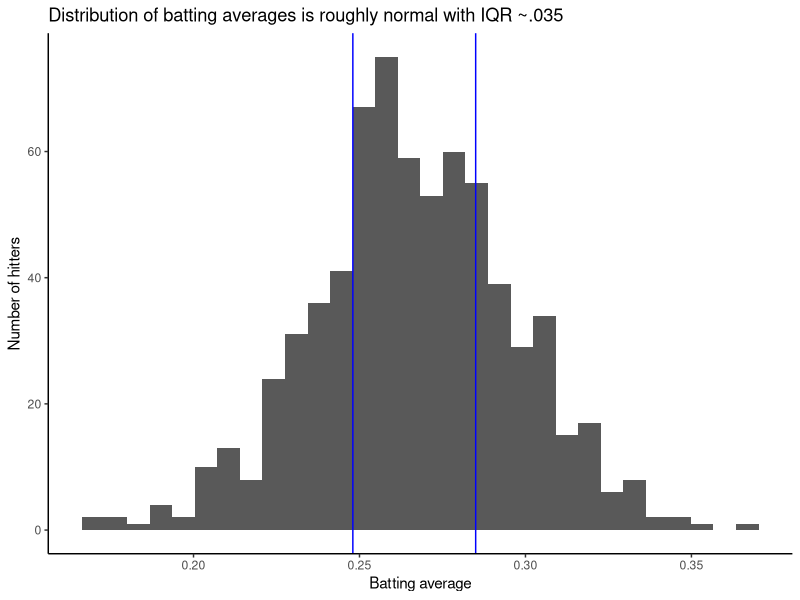
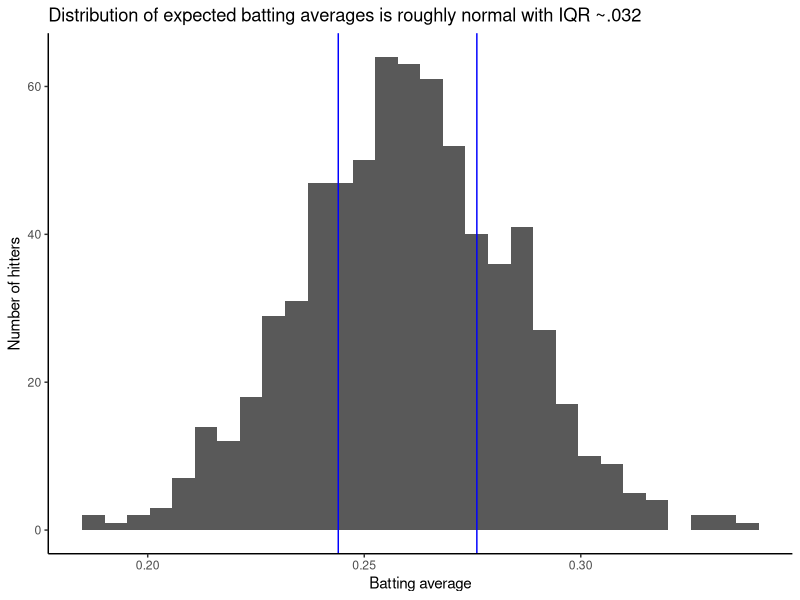
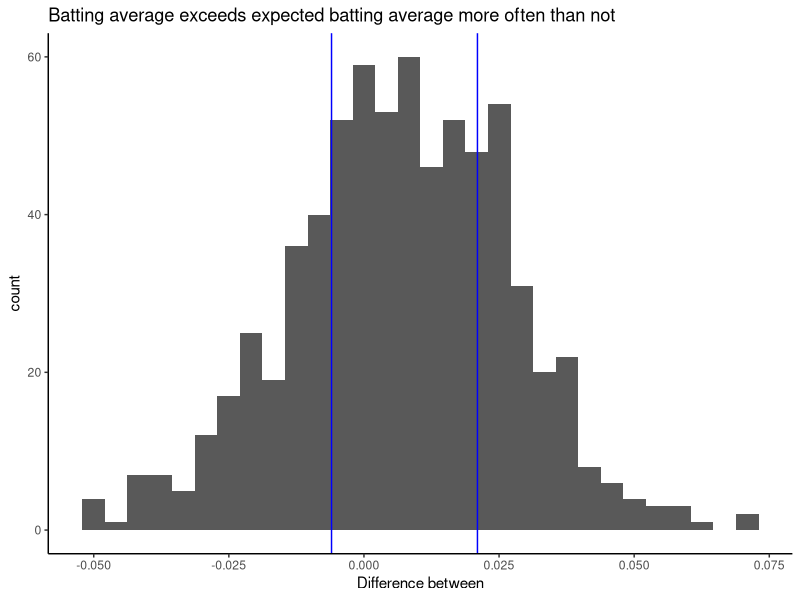
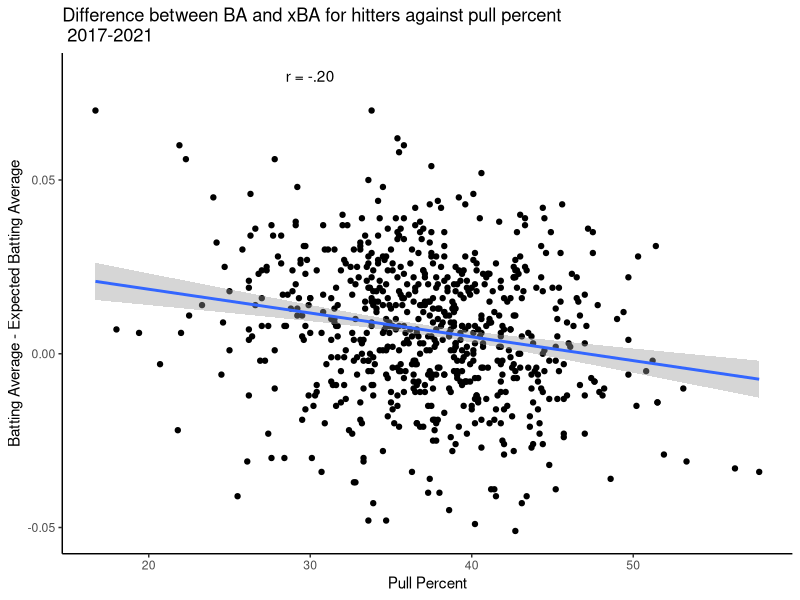
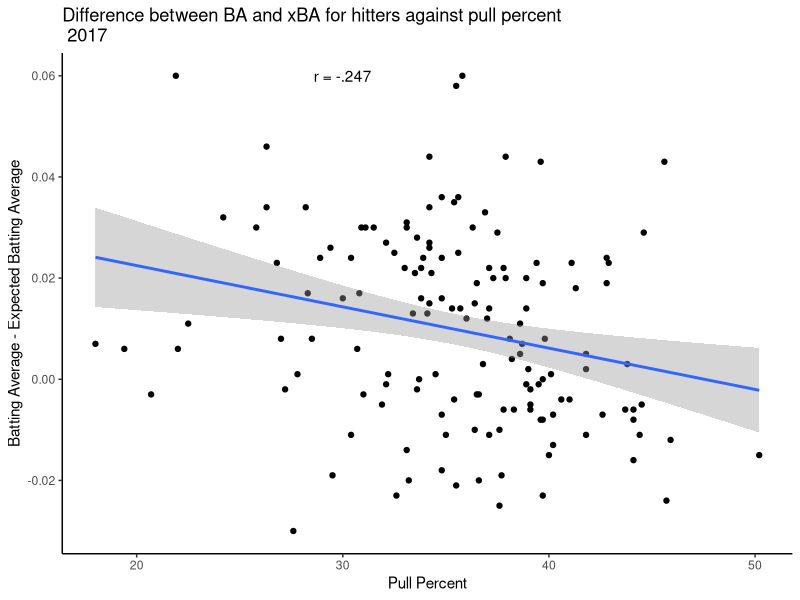
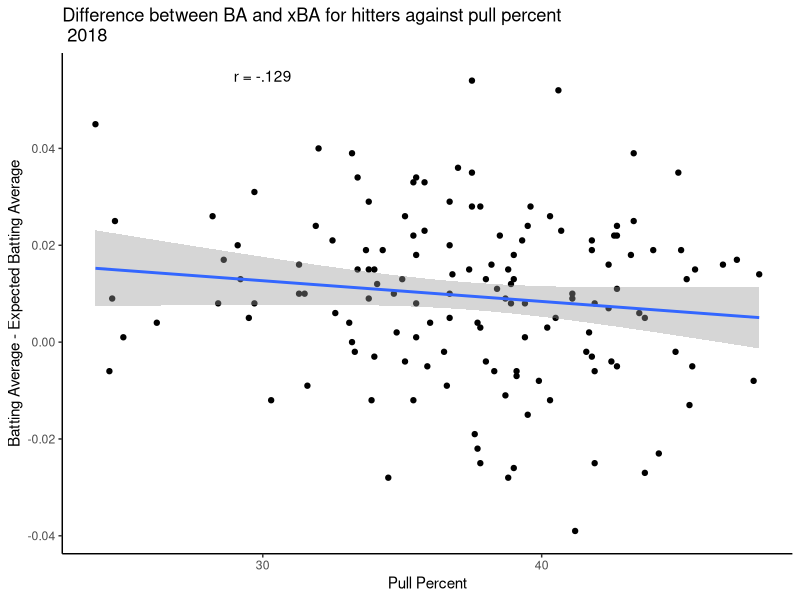
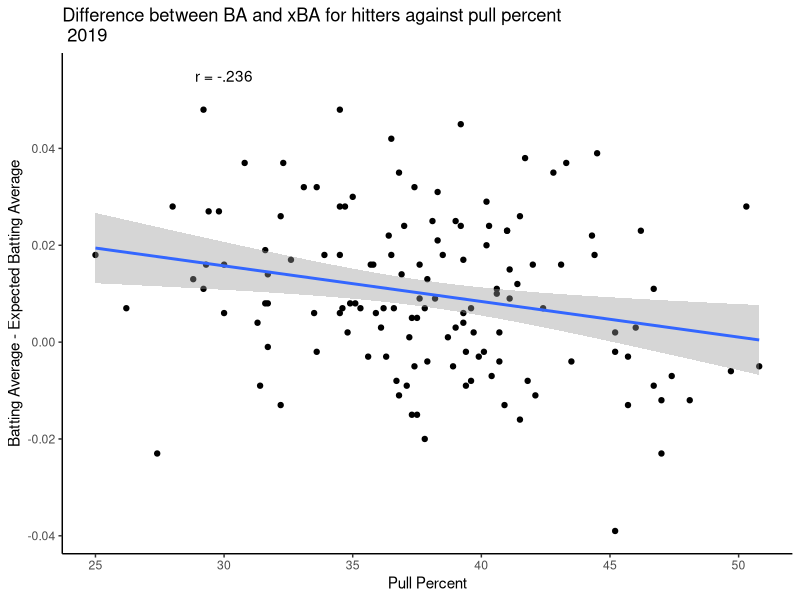
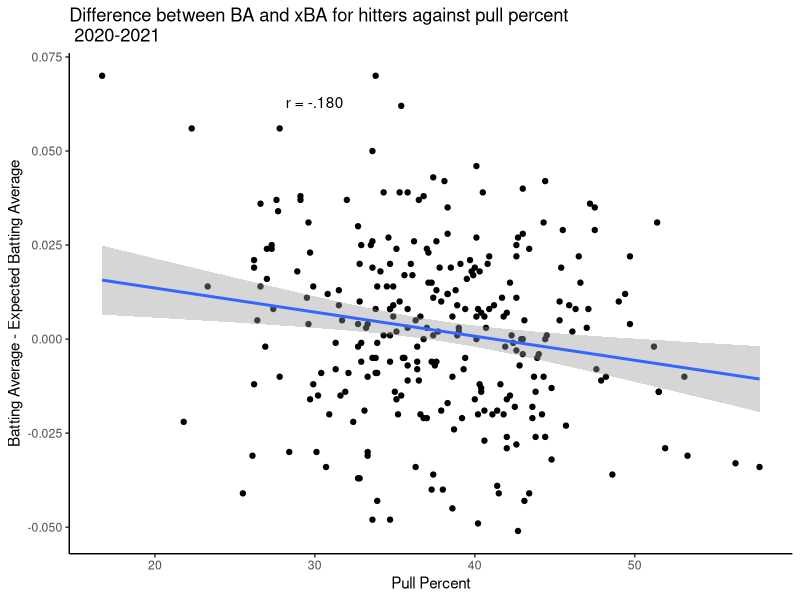

Here is the R script that generated these plots, in order:
## ---- chunk 1
knitr::opts_chunk$set(echo = FALSE)

library(tidyverse)
library(skimr)

## ---- chunk 2

#Data is taken from baseball savant — thanks so much for making it available!

batting_data <- read_csv("MLB statcast data/stats.csv")

colnames(batting_data)
## ---- chunk 3

#getting quantiles

quantile_25_ba <- quantile(batting_data$batting_avg, .25)
quantile_75_ba <- quantile(batting_data$batting_avg, .75)

ggplot(batting_data, aes(x = batting_avg)) + 
  geom_histogram() + 
  labs(x = "Batting average",
       y = "Number of hitters",
       title = "Distribution of batting averages is roughly normal with IQR ~.035") +
  geom_vline(xintercept = quantile_25_ba, color = "blue") +
  geom_vline(xintercept = quantile_75_ba, color = "blue") +
         theme_classic()

## ---- chunk 4

#getting quantiles of batting average variables

quantile_25_xba <- quantile(batting_data$xba, .25)
quantile_75_xba <- quantile(batting_data$xba, .75)

ggplot(batting_data, aes(x = xba)) + 
  geom_histogram() + 
  labs(x = "Batting average",
       y = "Number of hitters",
       title = "Distribution of expected batting averages is roughly normal with IQR ~.032") +
  geom_vline(xintercept = quantile_25_xba, color = "blue") +
  geom_vline(xintercept = quantile_75_xba, color = "blue") +
         theme_classic()

## ---- chunk 5

batting_data %>%
  select(c(xba, batting_avg)) %>%
  summary()

## ---- chunk 6

batting_data <- batting_data %>%
  mutate(difference = batting_avg-xba)

quantile_25_diff <- quantile(batting_data$difference, .25)
quantile_75_diff <- quantile(batting_data$difference, .75)

ggplot(batting_data, aes(x = difference)) + geom_histogram() +
  geom_vline(xintercept = quantile_25_diff, color = "blue") +
  geom_vline(xintercept = quantile_75_diff, color = "blue") +
  labs(title = "Batting average exceeds expected batting average more often than not",
       x = "Difference between") +
  theme_classic()

## ---- chunk 7

full_data <- batting_data %>%
  mutate(difference = batting_avg-xba)

  ggplot(full_data, aes(x = pull_percent, y = difference)) + 
    geom_point() + 
  labs(x = "Pull Percent", 
       y = "Batting Average - Expected Batting Average",
       title = "Difference between BA and xBA for hitters against pull percent \n 2017-2021") +
    geom_smooth(method = 'lm') +
    annotate("text", x = 30, y = .08, label = "r = -.20") + 
  theme_classic()
  
  #model to gather significance values and correlation value
  
  full_data_model <- lm(difference ~ pull_percent, data = full_data)
  full_data_cor <- cor(full_data$difference, 
                       full_data$pull_percent, method = "pearson")
  
## ---- chunk 8

batting_2017 <- batting_data %>%
  filter(year == 2017) %>%
  mutate(difference = batting_avg-xba)

  ggplot(batting_2017, aes(x = pull_percent, y = difference)) + 
    geom_point() + 
  labs(x = "Pull Percent", 
       y = "Batting Average - Expected Batting Average",
       title = "Difference between BA and xBA for hitters against pull percent \n 2017") +

    annotate("text", x = 30, y = .06, label = "r = -.247") + 
    geom_smooth(method = 'lm') +
  theme_classic()

  cor_2017 <- cor(batting_2017$difference, batting_2017$pull_percent,
                  method = "pearson")
  
  model_2017 <- lm(difference~pull_percent, data = batting_2017)

## ---- chunk 9

batting_2018 <- batting_data %>%
  select(last_name, first_name, player_id, year, batting_avg, xba, pull_percent, straightaway_percent, opposite_percent) %>%
  filter(year == 2018) %>%
  mutate(difference = batting_avg-xba)

  ggplot(batting_2018, aes(x = pull_percent, y = difference)) + geom_point() + 
  labs(x = "Pull Percent", 
       y = "Batting Average - Expected Batting Average",
       title = "Difference between BA and xBA for hitters against pull percent \n 2018") +
    annotate("text", x = 30, y = .055, label = "r = -.129") + 
    geom_smooth(method = 'lm') +
  theme_classic()

    

  cor_2018 <- cor(batting_2018$difference, batting_2018$pull_percent, method = "pearson")
  
  model_2018 <- lm(difference~pull_percent, data = batting_2018)
## ---- chunk 10

batting_2019 <- batting_data %>%
  select(last_name, first_name, player_id, year, batting_avg, xba, pull_percent, straightaway_percent, opposite_percent) %>%
  filter(year == 2019) %>%
  mutate(difference = batting_avg-xba)

  ggplot(batting_2019, aes(x = pull_percent, y = difference)) + geom_point() + 
  labs(x = "Pull Percent", 
       y = "Batting Average - Expected Batting Average",
       title = "Difference between BA and xBA for hitters against pull percent \n 2019") +
    geom_smooth(method = 'lm') +
    annotate("text", x = 30, y = .055, label = "r = -.236") + 
  theme_classic()
  
  
  cor_2019 <- cor(batting_2019$difference, batting_2019$pull_percent, method = "pearson")
  model_2019 <- lm(difference~pull_percent, data = batting_2019)

## ---- chunk 11

batting_2020_2021 <- batting_data %>%
  select(last_name, first_name, player_id, year, batting_avg, xba, pull_percent, straightaway_percent, opposite_percent) %>%
  filter(year %in% c(2020, 2021)) %>%
  mutate(difference = batting_avg-xba)

  ggplot(batting_2020_2021, aes(x = pull_percent, y = difference)) + geom_point() + 
  labs(x = "Pull Percent", 
       y = "Batting Average - Expected Batting Average",
       title = "Difference between BA and xBA for hitters against pull percent \n 2020-2021") +
    annotate("text", x = 30, y = .063, label = "r = -.180") + 
    geom_smooth(method = 'lm') +
  theme_classic()
  
  
  cor_2020_2021 <- cor(batting_2020_2021$difference, batting_2020_2021$pull_percent, method = "pearson")
  model <- lm(difference~pull_percent, data = batting_2020_2021)
  

